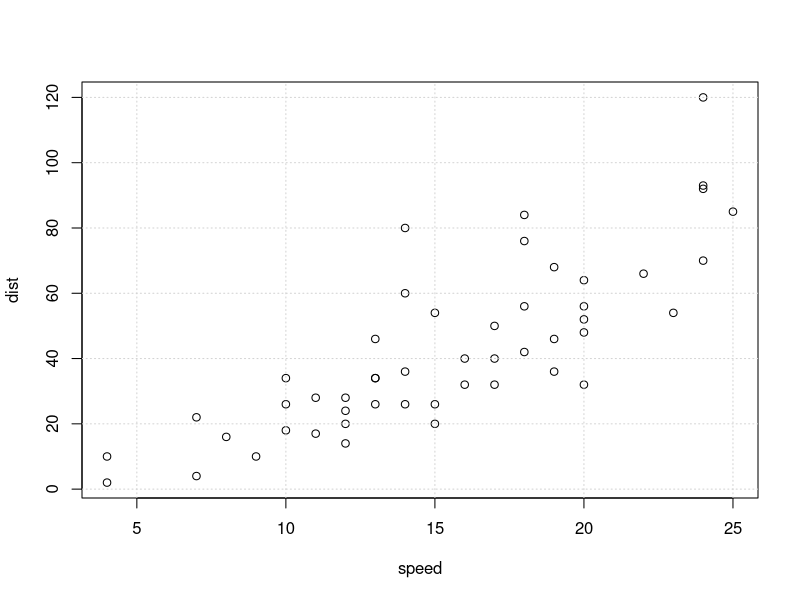
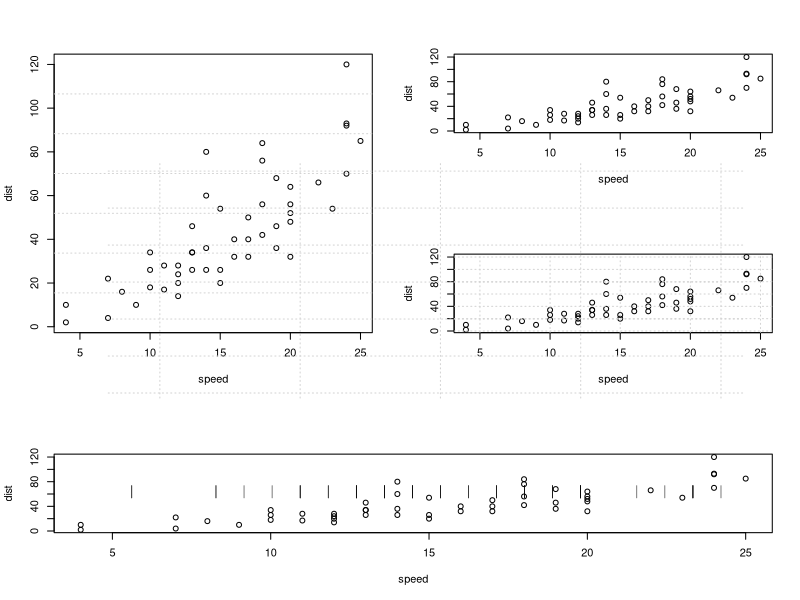

Here is the R script that generated these plots, in order:
data(cars)
str(cars)
attach(cars)
plot(speed,dist)
grid()
layout(matrix(c(1,1,2,3,4,2),3,2))
plot(speed,dist)
grid(ny=7,nx=0)
plot(speed,dist)
plot(speed,dist)
plot(speed,dist)
grid()
layout(matrix(1,1,1))
rug(speed)
grid()
